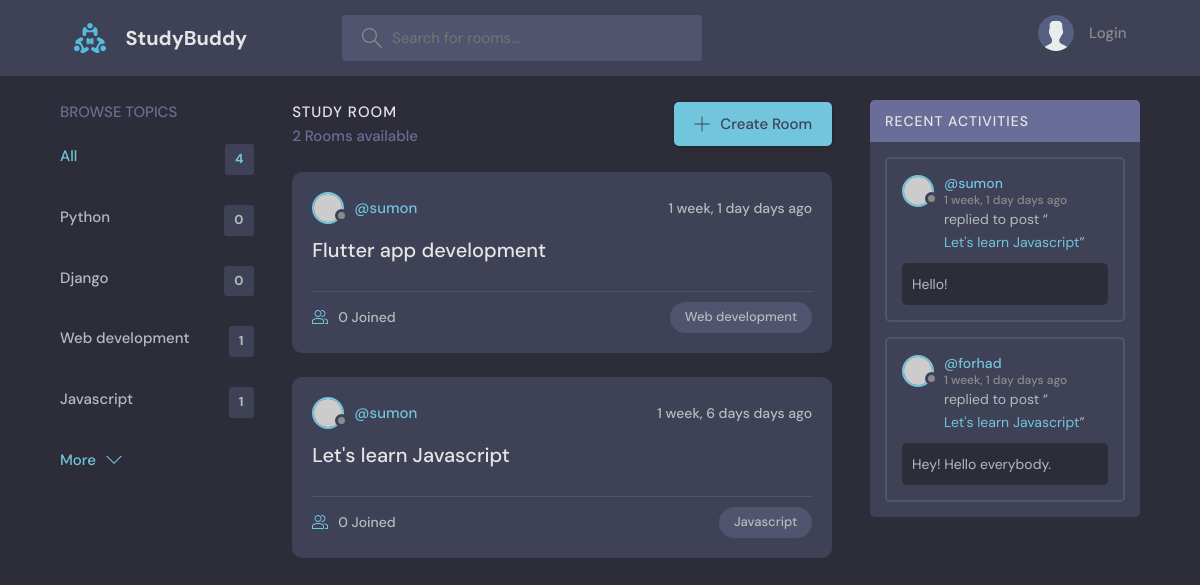
The app's page /, older data.
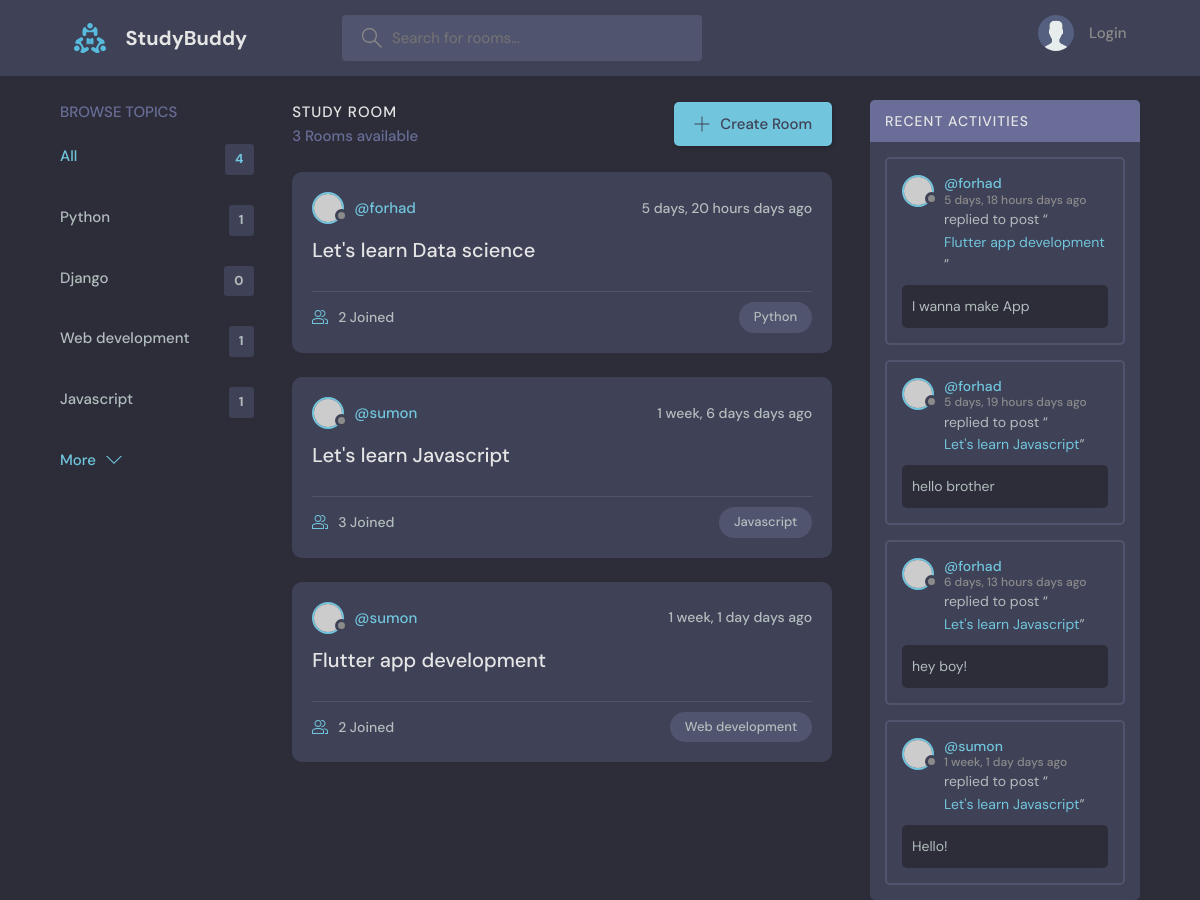
The same page, newer data.
### base/models.py (models this page shows, shortened)
class Topic(models.Model):
    name = models.CharField(max_length=200)

class Room(models.Model):
    host = models.ForeignKey(User, on_delete=models.SET_NULL, null=True)
    topic = models.ForeignKey(Topic, on_delete=models.SET_NULL, null=True)
    name = models.CharField(max_length=200)
    description = models.TextField(null=True, blank=True)
    participants = models.ManyToManyField(User, related_name='participants', blank=True)
    updated = models.DateTimeField(auto_now=True)
    created = models.DateTimeField(auto_now_add=True)
    class Meta:
        ordering = ['-updated', '-created']
    def __str__(self):
        return self.name

class Message(models.Model):
    user = models.ForeignKey(User, on_delete=models.CASCADE)
    room = models.ForeignKey(Room, on_delete=models.CASCADE)
    body = models.TextField()
    updated = models.DateTimeField(auto_now=True)
    created = models.DateTimeField(auto_now_add=True)
    class Meta:
        ordering = ['-updated', '-created']

### base/views.py (the view)
# urls.py: path('', views.home, name='home'),
def home(request):
    q = request.GET.get('q') if request.GET.get('q') != None else ''
    rooms = Room.objects.filter(
        Q(topic__name__icontains=q) |
        Q(name__icontains=q) |
        Q(description__icontains=q)
    )
    topics = Topic.objects.all()[0:5]
    room_count = rooms.count()
    room_messages = Message.objects.filter(Q(room__topic__name__icontains=q))
    context = {'rooms': rooms, 'topics': topics, 'room_count': room_count, 'room_messages': room_messages}
    return render(request, 'base/home.html', context)

### base/templates/base/home.html (shortened to what this page needs)
{% extends 'main.html' %}
{% block content %}
    <main class="layout layout--3">
      <div class="container">
          {% include 'base/topics_component.html' %}
        <div class="roomList">
          <div class="roomList__header">
            <div>
              <h2>Study Room</h2>
              <p>{{ room_count }} Rooms available</p>
            </div>
            <a class="btn btn--main" href="{% url 'create-room' %}">
              <svg version="1.1" xmlns="http://www.w3.org/2000/svg" width="32" height="32" viewBox="0 0 32 32">
                <title>add</title>
                <path
                  d="M16.943 0.943h-1.885v14.115h-14.115v1.885h14.115v14.115h1.885v-14.115h14.115v-1.885h-14.115v-14.115z"
                ></path>
              </svg>
              Create Room
            </a>
          </div>
            {% include 'base/feed_component.html' %}
        </div>
          {% include 'base/activity_component.html' %}
      </div>
    </main>
{% endblock content %}

### base/templates/base/topics_component.html
        <div class="topics">
          <div class="topics__header">
            <h2>Browse Topics</h2>
          </div>
          <ul class="topics__list">
            <li>
              <a href="{% url 'home' %}" class="active">All <span>{{ topics.count }}</span></a>
            </li>
              {% for topic in topics %}
            <li>
              <a href="{% url 'home' %}?q={{ topic.name }}">{{ topic.name }}<span>{{ topic.room_set.all.count }}</span></a>
            </li>
              {% endfor %}
          </ul>
          <a class="btn btn--link" href="{% url 'topics' %}">
            More
            <svg version="1.1" xmlns="http://www.w3.org/2000/svg" width="32" height="32" viewBox="0 0 32 32">
              <title>chevron-down</title>
              <path d="M16 21l-13-13h-3l16 16 16-16h-3l-13 13z"></path>
            </svg>
          </a>
        </div>

### base/templates/base/feed_component.html (shortened to what this page needs)
{% for room in rooms %}
          <div class="roomListRoom">
            <div class="roomListRoom__header">
              <a href="{% url 'user-profile' room.host.id %}" class="roomListRoom__author">
                <div class="avatar avatar--small">
                  <img src="https://randomuser.me/api/portraits/women/11.jpg" />
                </div>
                <span>@{{ room.host.username }}</span>
              </a>
              <div class="roomListRoom__actions">
                <span>{{ room.created | timesince }} days ago</span>
              </div>
            </div>
            <div class="roomListRoom__content">
              <a href="{% url 'room' room.id %}">{{ room.name }}</a>
            </div>
            <div class="roomListRoom__meta">
              <a href="{% url 'room' room.id %}" class="roomListRoom__joined">
                {{ room.participants.all.count }} Joined
              </a>
              <p class="roomListRoom__topic">{{ room.topic.name }}</p>
            </div>
          </div>
{% endfor %}

### base/templates/base/activity_component.html (shortened to what this page needs)
        <div class="activities">
          <div class="activities__header">
            <h2>Recent Activities</h2>
          </div>
            {% for message in room_messages %}
          <div class="activities__box">
            <div class="activities__boxHeader roomListRoom__header">
              <a href="{% url 'user-profile' message.user.id %}" class="roomListRoom__author">
                <div class="avatar avatar--small">
                  <img src="https://randomuser.me/api/portraits/women/11.jpg" />
                </div>
                <p>
                  @{{ message.user }}
                  <span>{{ message.created|timesince }} days ago</span>
                </p>
              </a>
            </div>
            <div class="activities__boxContent">
              <p>replied to post “<a href="{% url 'room' message.room.id %}">{{ message.room}}</a>”</p>
              <div class="activities__boxRoomContent">
                  {{ message.body}}
              </div>
            </div>
          </div>
            {% endfor %}
        </div>

Row changes from the older to the newer data that the page shows:
removed Message: user "forhad", created "1 week, 1 day", room "Let's learn Javascript", body "Hey! Hello everybody."
computed for Topic "Python": room_set.all.count "0" → "1"
added Room: host.username "forhad", created "5 days, 20 hours", name "Let's learn Data science", participants.all.count "2", topic.name "Python"
changed Room "Let's learn Javascript": participants.all.count "0" → "3"; moves up the list
changed Room "Flutter app development": participants.all.count "0" → "2"
added Message: user "forhad", created "5 days, 18 hours", room "Flutter app development", body "I wanna make App"
added Message: user "forhad", created "5 days, 19 hours", room "Let's learn Javascript", body "hello brother"
added Message: user "forhad", created "6 days, 13 hours", room "Let's learn Javascript", body "hey boy!"
Text that changed along with them:
{{ room_count }}: "2" → "3"
